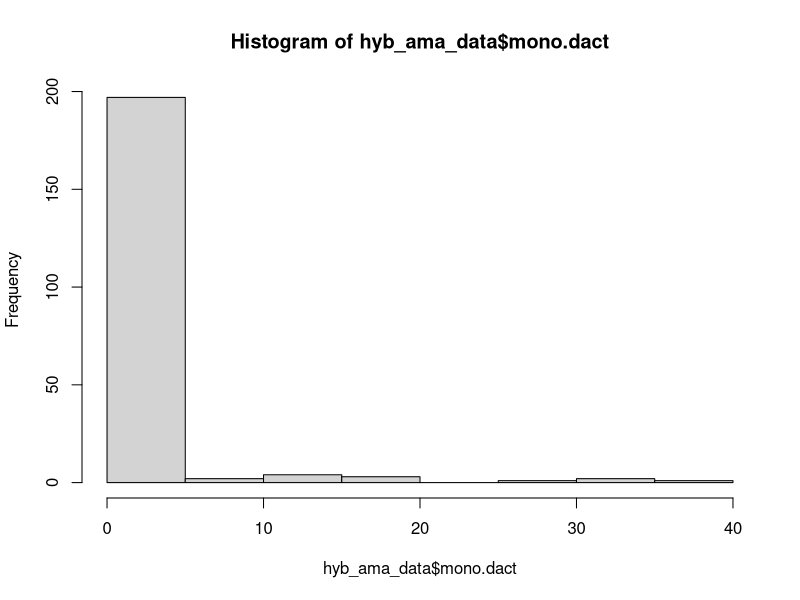
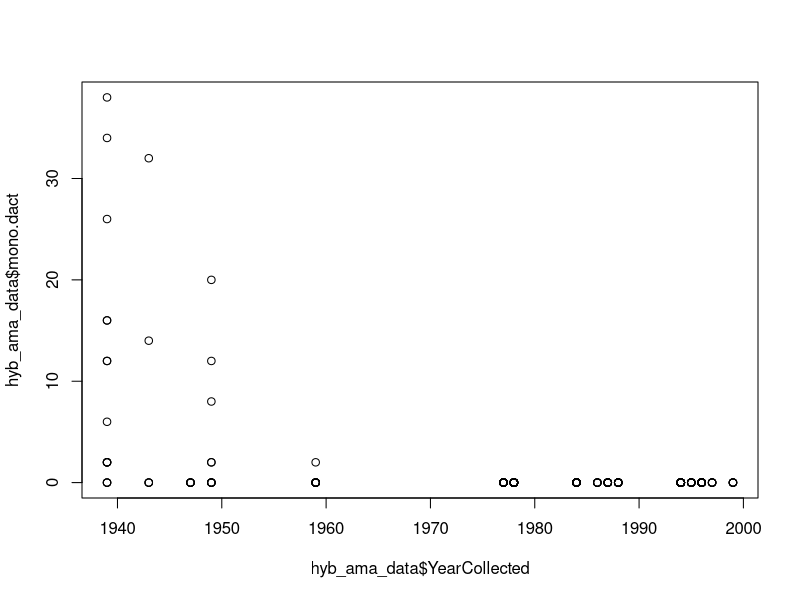
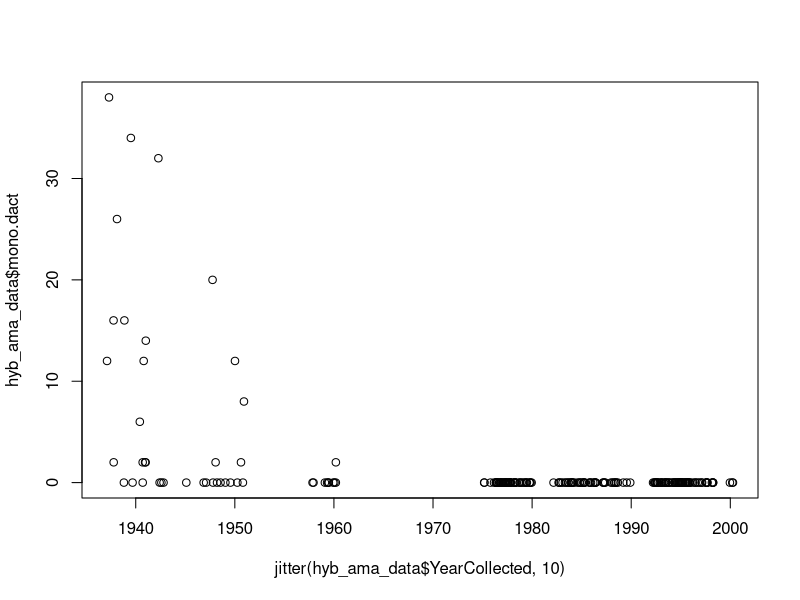
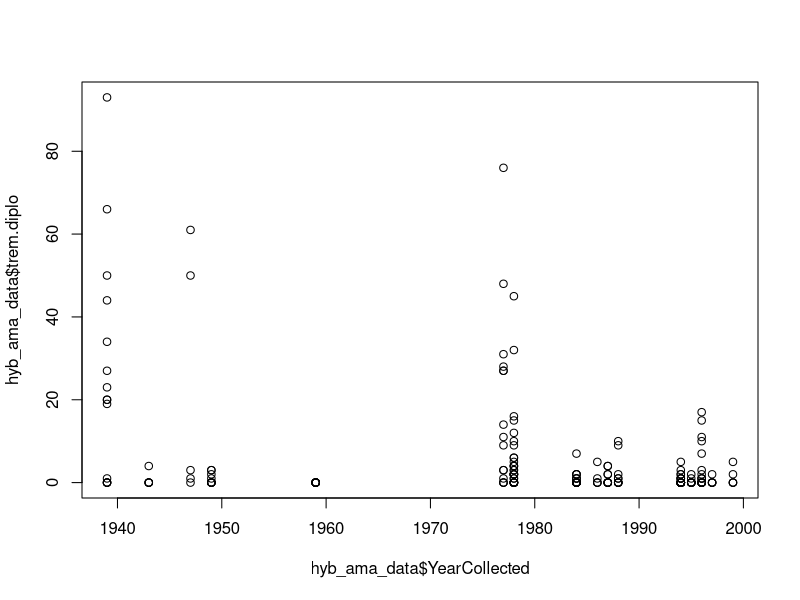
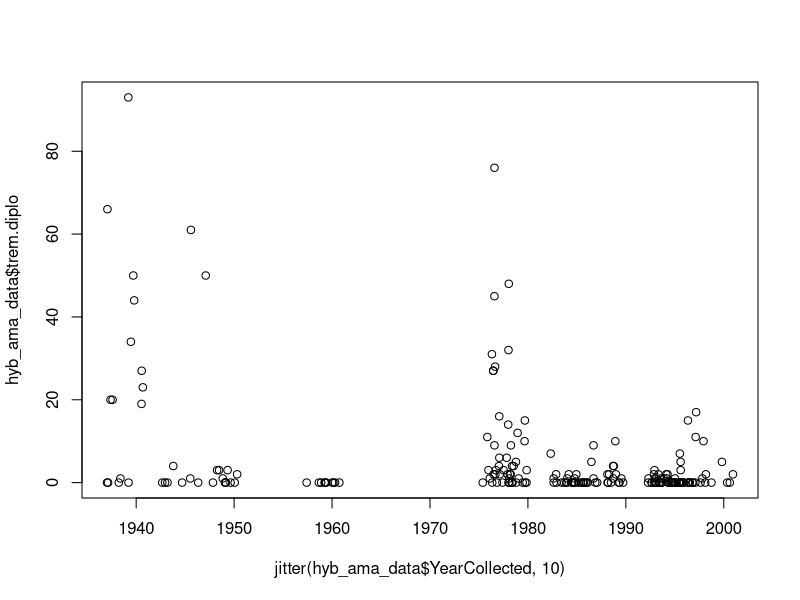

Generate these figures, in order, with R:
# How to use R
# A workshop
# Written by Chelsea Wood (chelwood@uw.edu)
# 1 July 2025

# To run a thing in R, you put your cursor on it and hit COMMAND+RETURN (on Mac) or CONTROL+RETURN (on PC).
# Anything with a # in front of it will not run, because it is annotation - words designed to be human-readable, but meant to be ignored by R.

# This is how you find out what directory R is reading from - i.e., what folder on your computer is R going to when you ask it to retrieve a file?  getwd = get working directory.

getwd()

# If you need to change your working directory, paste the file structure between the quotation marks below.
# To get the file structure, open the folder and then "Get info" about that folder. Copy the file structure and paste it below.

setwd("C:/Users/imani/OneDrive/Desktop/TUBRI_Monogenea_Project")

# Once your working directory is set, you're ready to read in the data!  If there are sub-folders inside your working directory, you'll need to specify them as I have below.
# The <- command tells R what a thing is called.  So you can read the line below as,
# Look at this csv file, and name it hyb_ama_data.  When I call hyb_ama_data, I want you to give me the csv file.

hyb_ama_data<-read.csv("data/processed/Hybognathus_amarus_processed_human_readable_2025.07.06.csv")

# To see your data as a spreadsheet in a new tab, use the View command.

View(hyb_ama_data)

# You can also see your data in the console below by running the name of the dataset.

hyb_ama_data


# With your dataset ready to go, you can now call individual columns in that dataset using $ plus the variable name, exactly as it is spelled and capitalized in the dataset.

hyb_ama_data$YearCollected
hyb_ama_data$mono.dact


# You can also call individual rows, columns, or cells using brackets.

hyb_ama_data[33,2]

# You can now perform simple data manipulations on the variables.  For example, if I want the total number of MONO.DACT worms we counted in Hybognathus amarus, I can write,

sum(hyb_ama_data$trem.diplo)

#Uh oh! Why doesn't that work? 
# When there's an NA present in a list, R can't do calculations with it. You can get around it with this handy piece of code:
# na.rm=TRUE
# Let's try the same code again, but include the na.rm piece:

sum(hyb_ama_data$trem.diplo, na.rm=TRUE)

# Or maybe I want the mean number of MONO.DACT per fish. It's simple as this:

mean(hyb_ama_data$mono.dact)

# I can even call up a quick histogram of the number of MONO.DACT in each fish:

hist(hyb_ama_data$mono.dact)

# Or I can plot the number of MONO.DACT over time - plot(y~x).

plot(hyb_ama_data$mono.dact~hyb_ama_data$YearCollected)

plot(hyb_ama_data$mono.dact~jitter(hyb_ama_data$YearCollected,10))

plot(hyb_ama_data$trem.diplo~hyb_ama_data$YearCollected)

plot(hyb_ama_data$trem.diplo~jitter(hyb_ama_data$YearCollected,10))

# Looks like there's a pattern there!  Let's do a simple statistical test to see if it is significant?
# A model is an equation that represents the data. Here, our model is y = mx + b.

summary(lm(hyb_ama_data$mono.dact~hyb_ama_data$YearCollected))

summary(lm(hyb_ama_data$trem.diplo~hyb_ama_data$YearCollected))
